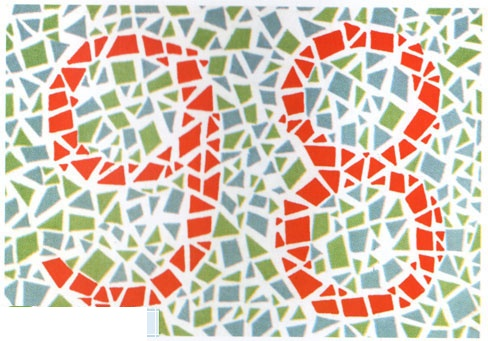
#> input picture downloaded_images/俞自萍第五版/001.jpg, 488 x 341 px
$ python multi_channel_color_detector.py 'downloaded_images/俞自萍第五版/001.jpg'
#> lines starting #> are read from the running program, lines starting #| are printed output that depends on the picture; after the words box and inside, x2 and y2 are one past the last pixel; in counts of white or black regions, pixels touching at a corner belong together
### image_utils.py
#!/usr/bin/env python3
"""
图像处理工具函数
解决中文路径问题和其他常见图像处理需求
"""

import cv2
import numpy as np
from pathlib import Path


def imread_unicode(image_path, flags=cv2.IMREAD_COLOR):
    """
    支持中文路径的图像读取函数

    Args:
        image_path: 图像路径（支持中文）
        flags: 读取标志，默认为彩色图像

    Returns:
        numpy.ndarray: 图像数组，如果读取失败返回None
    """
    try:
        # 转换为Path对象
        path = Path(image_path)

        # 使用numpy读取文件字节
        with open(path, 'rb') as f:
            image_bytes = f.read()

        # 转换为numpy数组
        image_array = np.frombuffer(image_bytes, dtype=np.uint8)

        # 使用cv2.imdecode解码图像
        image = cv2.imdecode(image_array, flags)

        return image

    except Exception as e:
        print(f"读取图像失败 {image_path}: {e}")
        return None


def imwrite_unicode(image_path, image, params=None):
    """
    支持中文路径的图像保存函数

    Args:
        image_path: 保存路径（支持中文）
        image: 图像数组
        params: 编码参数

    Returns:
        bool: 保存是否成功
    """
    try:
        # 转换为Path对象
        path = Path(image_path)

        # 确保目录存在
        path.parent.mkdir(parents=True, exist_ok=True)

        # 获取文件扩展名
        ext = path.suffix.lower()

        # 编码图像
        success, encoded_image = cv2.imencode(ext, image, params)

        if success:
            # 写入文件
            with open(path, 'wb') as f:
                f.write(encoded_image.tobytes())
            return True
        else:
            print(f"图像编码失败: {image_path}")
            return False

    except Exception as e:
        print(f"保存图像失败 {image_path}: {e}")
        return False


# [107 lines left out: functions get_image_info, resize_image_keep_ratio, test_unicode_path, not called in this run]


# [2 lines that do not run on import are left out]

### multi_channel_color_detector.py
#!/usr/bin/env python3
"""
多通道色弱图谱识别程序
功能：分别测试红绿、蓝黄色觉通道，提供更精确的色觉缺陷诊断
支持：
1. 红绿通道测试 (Protan/Deutan deficiency)
2. 蓝黄通道测试 (Tritan deficiency)
3. 综合色觉评估
4. 混淆线分析
"""

import cv2
import numpy as np
import argparse
from pathlib import Path
from enum import Enum
import json
from datetime import datetime
from image_utils import imread_unicode, imwrite_unicode


class ColorChannel(Enum):
    """色觉通道枚举"""
    RED_GREEN = "red_green"
    BLUE_YELLOW = "blue_yellow"
    COMPREHENSIVE = "comprehensive"


class ColorDeficiencyType(Enum):
    """色觉缺陷类型"""
    NORMAL = "normal"
    PROTANOMALY = "protanomaly"      # 红色弱
    PROTANOPIA = "protanopia"        # 红色盲
    DEUTERANOMALY = "deuteranomaly"  # 绿色弱
    DEUTERANOPIA = "deuteranopia"    # 绿色盲
    TRITANOMALY = "tritanomaly"      # 蓝色弱
    TRITANOPIA = "tritanopia"        # 蓝色盲


class MultiChannelColorDetector:
    """多通道色觉检测器"""

    def __init__(self):
        # 色觉混淆线定义 (基于CIE色彩空间)
        self.confusion_lines = {
            'protan': {'slope': 0.747, 'intercept': 0.253},    # 红色盲混淆线
            'deutan': {'slope': 1.4, 'intercept': -0.4},       # 绿色盲混淆线
            'tritan': {'slope': -2.02, 'intercept': 2.52}      # 蓝色盲混淆线
        }

        # 色彩通道HSV范围定义
        self.color_ranges = {
            'red': [(0, 10), (156, 180)],      # 红色 (两个范围)
            'orange': [(10, 25)],              # 橙色
            'yellow': [(25, 35)],              # 黄色
            'yellow_green': [(35, 50)],        # 黄绿色
            'green': [(50, 85)],               # 绿色
            'cyan': [(85, 105)],               # 青色
            'blue': [(105, 130)],              # 蓝色
            'purple': [(130, 156)]             # 紫色
        }

    def get_red_green_channel_mask(self, hsv_image, sensitivity=25):
        """
        获取红绿通道掩码
        主要检测红色和绿色区域，用于Protan/Deutan缺陷检测
        """
        # 红色掩码
        red_mask = np.zeros_like(hsv_image[:, :, 0])
        for h_range in self.color_ranges['red']:
            lower = np.array([h_range[0], sensitivity, 40])
            upper = np.array([h_range[1], 255, 255])
            mask = cv2.inRange(hsv_image, lower, upper)
            red_mask = cv2.bitwise_or(red_mask, mask)

        # 绿色掩码
        green_mask = np.zeros_like(hsv_image[:, :, 0])
        for color in ['yellow_green', 'green']:
            for h_range in self.color_ranges[color]:
                lower = np.array([h_range[0], sensitivity, 40])
                upper = np.array([h_range[1], 255, 255])
                mask = cv2.inRange(hsv_image, lower, upper)
                green_mask = cv2.bitwise_or(green_mask, mask)

        return red_mask, green_mask

    def get_blue_yellow_channel_mask(self, hsv_image, sensitivity=25):
        """
        获取蓝黄通道掩码
        主要检测蓝色和黄色区域，用于Tritan缺陷检测
        """
        # 蓝色掩码
        blue_mask = np.zeros_like(hsv_image[:, :, 0])
        for color in ['cyan', 'blue', 'purple']:
            for h_range in self.color_ranges[color]:
                lower = np.array([h_range[0], sensitivity, 40])
                upper = np.array([h_range[1], 255, 255])
                mask = cv2.inRange(hsv_image, lower, upper)
                blue_mask = cv2.bitwise_or(blue_mask, mask)

        # 黄色掩码
        yellow_mask = np.zeros_like(hsv_image[:, :, 0])
        for color in ['orange', 'yellow']:
            for h_range in self.color_ranges[color]:
                lower = np.array([h_range[0], sensitivity, 40])
                upper = np.array([h_range[1], 255, 255])
                mask = cv2.inRange(hsv_image, lower, upper)
                yellow_mask = cv2.bitwise_or(yellow_mask, mask)

        return blue_mask, yellow_mask

    def analyze_color_distribution(self, hsv_image):
        """
        分析图像中的颜色分布
        返回各颜色通道的像素统计
        """
        # 过滤低饱和度像素
        mask_colorful = cv2.inRange(hsv_image, np.array([0, 20, 40]), np.array([180, 255, 255]))

        color_stats = {}
        total_pixels = np.sum(mask_colorful > 0)

        if total_pixels == 0:
            return color_stats

        # 统计各颜色的像素数
        for color_name, ranges in self.color_ranges.items():
            color_mask = np.zeros_like(hsv_image[:, :, 0])
            for h_range in ranges:
                lower = np.array([h_range[0], 25, 40])
                upper = np.array([h_range[1], 255, 255])
                mask = cv2.inRange(hsv_image, lower, upper)
                color_mask = cv2.bitwise_or(color_mask, mask)

            # 只计算有颜色的区域
            color_pixels = np.sum(cv2.bitwise_and(color_mask, mask_colorful) > 0)
            color_stats[color_name] = {
                'pixels': color_pixels,
                'percentage': (color_pixels / total_pixels) * 100 if total_pixels > 0 else 0
            }

        return color_stats

    def detect_confusion_patterns(self, color_stats):
        """
        基于颜色分布检测混淆模式
        """
        # 红绿通道分析
        red_total = color_stats.get('red', {}).get('pixels', 0) + \
                   color_stats.get('orange', {}).get('pixels', 0)
        green_total = color_stats.get('green', {}).get('pixels', 0) + \
                     color_stats.get('yellow_green', {}).get('pixels', 0)

        # 蓝黄通道分析
        blue_total = color_stats.get('blue', {}).get('pixels', 0) + \
                    color_stats.get('cyan', {}).get('pixels', 0) + \
                    color_stats.get('purple', {}).get('pixels', 0)
        yellow_total = color_stats.get('yellow', {}).get('pixels', 0)

        # 计算通道比例
        rg_total = red_total + green_total
        by_total = blue_total + yellow_total

        results = {
            'red_green_ratio': red_total / rg_total if rg_total > 0 else 0,
            'blue_yellow_ratio': blue_total / by_total if by_total > 0 else 0,
            'dominant_channel': None,
            'minority_colors': []
        }

        # 确定主导通道和少数派颜色
        if rg_total > by_total:
            results['dominant_channel'] = 'red_green'
            if red_total < green_total * 0.3:  # 红色明显少于绿色
                results['minority_colors'].append('red')
            elif green_total < red_total * 0.3:  # 绿色明显少于红色
                results['minority_colors'].append('green')
        else:
            results['dominant_channel'] = 'blue_yellow'
            if blue_total < yellow_total * 0.3:  # 蓝色明显少于黄色
                results['minority_colors'].append('blue')
            elif yellow_total < blue_total * 0.3:  # 黄色明显少于蓝色
                results['minority_colors'].append('yellow')

        return results

    def find_and_mark_regions(self, image, mask, color, label, min_area=100):
        """
        找到并标记颜色区域
        """
        # 形态学操作去噪
        kernel = np.ones((5, 5), np.uint8)
        mask = cv2.morphologyEx(mask, cv2.MORPH_OPEN, kernel)
        mask = cv2.morphologyEx(mask, cv2.MORPH_CLOSE, kernel)

        # 查找连通组件
        num_labels, labels, stats, centroids = cv2.connectedComponentsWithStats(mask, connectivity=8)

        result = image.copy()
        regions_found = 0

        if num_labels > 1:
            # 按面积排序
            areas = stats[1:, cv2.CC_STAT_AREA]
            sorted_indices = np.argsort(areas)[::-1]

            for idx in sorted_indices[:3]:  # 最大的3个区域
                real_idx = idx + 1
                area = stats[real_idx, cv2.CC_STAT_AREA]

                if area > min_area:
                    x = stats[real_idx, cv2.CC_STAT_LEFT]
                    y = stats[real_idx, cv2.CC_STAT_TOP]
                    w = stats[real_idx, cv2.CC_STAT_WIDTH]
                    h = stats[real_idx, cv2.CC_STAT_HEIGHT]

                    # 绘制矩形框
                    cv2.rectangle(result, (x, y), (x + w, y + h), color, 2)

                    # 添加标签
                    cv2.putText(result, f"{label}_{regions_found+1}",
                              (x, y-5), cv2.FONT_HERSHEY_SIMPLEX, 0.5, color, 1)

                    regions_found += 1

        return result, regions_found

    def test_red_green_channel(self, image_path, output_path=None, min_area=100):
        """
        红绿通道测试
        """
        print("\n=== 红绿通道测试 ===")

        # 读取图像
        image = imread_unicode(str(image_path))
        if image is None:
            raise ValueError(f"无法读取图像: {image_path}")

        hsv = cv2.cvtColor(image, cv2.COLOR_BGR2HSV)

        # 获取红绿通道掩码
        red_mask, green_mask = self.get_red_green_channel_mask(hsv)

        # 计算像素统计
        red_pixels = np.sum(red_mask > 0)
        green_pixels = np.sum(green_mask > 0)
        total_rg = red_pixels + green_pixels

        print(f"红色像素: {red_pixels} ({red_pixels/total_rg*100:.1f}%)" if total_rg > 0 else "红色像素: 0")
        print(f"绿色像素: {green_pixels} ({green_pixels/total_rg*100:.1f}%)" if total_rg > 0 else "绿色像素: 0")

        # 标记区域
        result = image.copy()

        # 标记红色区域
        result, red_count = self.find_and_mark_regions(result, red_mask, (0, 0, 255), "RED", min_area)

        # 标记绿色区域
        result, green_count = self.find_and_mark_regions(result, green_mask, (0, 255, 0), "GREEN", min_area)

        # 添加测试信息
        cv2.putText(result, "Red-Green Channel Test", (10, 30),
                   cv2.FONT_HERSHEY_SIMPLEX, 0.8, (255, 255, 255), 2)
        cv2.putText(result, f"Red regions: {red_count} | Green regions: {green_count}",
                   (10, 60), cv2.FONT_HERSHEY_SIMPLEX, 0.6, (255, 255, 255), 2)

        if total_rg > 0:
            cv2.putText(result, f"Red: {red_pixels/total_rg*100:.1f}% | Green: {green_pixels/total_rg*100:.1f}%",
                       (10, 90), cv2.FONT_HERSHEY_SIMPLEX, 0.6, (255, 255, 255), 2)

        # 保存结果
        if output_path:
            # 确保输出路径有正确的扩展名
            if not output_path.suffix:
                rg_output = output_path.parent / f"{output_path.name}_red_green.jpg"
            else:
                rg_output = output_path.parent / f"{output_path.stem}_red_green{output_path.suffix}"
            imwrite_unicode(str(rg_output), result)
            print(f"红绿通道测试结果已保存到: {rg_output}")

        return result, {
            'red_pixels': red_pixels,
            'green_pixels': green_pixels,
            'red_regions': red_count,
            'green_regions': green_count,
            'red_ratio': red_pixels/total_rg if total_rg > 0 else 0,
            'green_ratio': green_pixels/total_rg if total_rg > 0 else 0
        }

    def test_blue_yellow_channel(self, image_path, output_path=None, min_area=100):
        """
        蓝黄通道测试
        """
        print("\n=== 蓝黄通道测试 ===")

        # 读取图像
        image = imread_unicode(str(image_path))
        if image is None:
            raise ValueError(f"无法读取图像: {image_path}")

        hsv = cv2.cvtColor(image, cv2.COLOR_BGR2HSV)

        # 获取蓝黄通道掩码
        blue_mask, yellow_mask = self.get_blue_yellow_channel_mask(hsv)

        # 计算像素统计
        blue_pixels = np.sum(blue_mask > 0)
        yellow_pixels = np.sum(yellow_mask > 0)
        total_by = blue_pixels + yellow_pixels

        print(f"蓝色像素: {blue_pixels} ({blue_pixels/total_by*100:.1f}%)" if total_by > 0 else "蓝色像素: 0")
        print(f"黄色像素: {yellow_pixels} ({yellow_pixels/total_by*100:.1f}%)" if total_by > 0 else "黄色像素: 0")

        # 标记区域
        result = image.copy()

        # 标记蓝色区域
        result, blue_count = self.find_and_mark_regions(result, blue_mask, (255, 0, 0), "BLUE", min_area)

        # 标记黄色区域
        result, yellow_count = self.find_and_mark_regions(result, yellow_mask, (0, 255, 255), "YELLOW", min_area)

        # 添加测试信息
        cv2.putText(result, "Blue-Yellow Channel Test", (10, 30),
                   cv2.FONT_HERSHEY_SIMPLEX, 0.8, (255, 255, 255), 2)
        cv2.putText(result, f"Blue regions: {blue_count} | Yellow regions: {yellow_count}",
                   (10, 60), cv2.FONT_HERSHEY_SIMPLEX, 0.6, (255, 255, 255), 2)

        if total_by > 0:
            cv2.putText(result, f"Blue: {blue_pixels/total_by*100:.1f}% | Yellow: {yellow_pixels/total_by*100:.1f}%",
                       (10, 90), cv2.FONT_HERSHEY_SIMPLEX, 0.6, (255, 255, 255), 2)

        # 保存结果
        if output_path:
            # 确保输出路径有正确的扩展名
            if not output_path.suffix:
                by_output = output_path.parent / f"{output_path.name}_blue_yellow.jpg"
            else:
                by_output = output_path.parent / f"{output_path.stem}_blue_yellow{output_path.suffix}"
            imwrite_unicode(str(by_output), result)
            print(f"蓝黄通道测试结果已保存到: {by_output}")

        return result, {
            'blue_pixels': blue_pixels,
            'yellow_pixels': yellow_pixels,
            'blue_regions': blue_count,
            'yellow_regions': yellow_count,
            'blue_ratio': blue_pixels/total_by if total_by > 0 else 0,
            'yellow_ratio': yellow_pixels/total_by if total_by > 0 else 0
        }

    def comprehensive_test(self, image_path, output_path=None, min_area=100):
        """
        综合色觉测试
        """
        print("\n=== 综合色觉测试 ===")

        # 读取图像
        image = imread_unicode(str(image_path))
        if image is None:
            raise ValueError(f"无法读取图像: {image_path}")

        hsv = cv2.cvtColor(image, cv2.COLOR_BGR2HSV)

        # 分析颜色分布
        color_stats = self.analyze_color_distribution(hsv)

        # 检测混淆模式
        confusion_analysis = self.detect_confusion_patterns(color_stats)

        # 创建综合结果图像
        result = image.copy()

        # 根据分析结果标记少数派颜色
        y_offset = 30
        cv2.putText(result, "Comprehensive Color Vision Test", (10, y_offset),
                   cv2.FONT_HERSHEY_SIMPLEX, 0.8, (255, 255, 255), 2)
        y_offset += 30

        # 显示颜色统计
        for color_name, stats in color_stats.items():
            if stats['percentage'] > 1.0:  # 只显示占比超过1%的颜色
                cv2.putText(result, f"{color_name}: {stats['percentage']:.1f}%",
                           (10, y_offset), cv2.FONT_HERSHEY_SIMPLEX, 0.5, (255, 255, 255), 1)
                y_offset += 20

        # 显示主导通道
        cv2.putText(result, f"Dominant: {confusion_analysis['dominant_channel']}",
                   (10, y_offset), cv2.FONT_HERSHEY_SIMPLEX, 0.6, (0, 255, 0), 2)
        y_offset += 25

        # 显示少数派颜色
        if confusion_analysis['minority_colors']:
            minority_text = "Minority: " + ", ".join(confusion_analysis['minority_colors'])
            cv2.putText(result, minority_text, (10, y_offset),
                       cv2.FONT_HERSHEY_SIMPLEX, 0.6, (0, 0, 255), 2)

        # 标记少数派颜色区域
        for minority_color in confusion_analysis['minority_colors']:
            if minority_color in ['red', 'orange']:
                red_mask, _ = self.get_red_green_channel_mask(hsv)
                result, _ = self.find_and_mark_regions(result, red_mask, (0, 0, 255), "MINORITY", min_area)
            elif minority_color in ['green', 'yellow_green']:
                _, green_mask = self.get_red_green_channel_mask(hsv)
                result, _ = self.find_and_mark_regions(result, green_mask, (0, 255, 0), "MINORITY", min_area)
            elif minority_color in ['blue', 'cyan', 'purple']:
                blue_mask, _ = self.get_blue_yellow_channel_mask(hsv)
                result, _ = self.find_and_mark_regions(result, blue_mask, (255, 0, 0), "MINORITY", min_area)
            elif minority_color == 'yellow':
                _, yellow_mask = self.get_blue_yellow_channel_mask(hsv)
                result, _ = self.find_and_mark_regions(result, yellow_mask, (0, 255, 255), "MINORITY", min_area)

        # 保存结果
        if output_path:
            # 确保输出路径有正确的扩展名
            if not output_path.suffix:
                comp_output = output_path.parent / f"{output_path.name}_comprehensive.jpg"
            else:
                comp_output = output_path.parent / f"{output_path.stem}_comprehensive{output_path.suffix}"
            imwrite_unicode(str(comp_output), result)
            print(f"综合测试结果已保存到: {comp_output}")

        return result, {
            'color_stats': color_stats,
            'confusion_analysis': confusion_analysis
        }

    # [82 lines left out: functions generate_report, diagnose_color_vision, not called in this run]


def main():
    parser = argparse.ArgumentParser(description="多通道色弱图谱识别程序")
    parser.add_argument("image", help="输入图像路径")
    parser.add_argument("-o", "--output", help="输出图像路径（默认为原文件名_result）")
    parser.add_argument("--channel", choices=['red_green', 'blue_yellow', 'comprehensive', 'all'],
                        default='all', help="测试通道选择")
    parser.add_argument("--min-area", type=int, default=100,
                        help="最小色块面积（像素），默认100")
    parser.add_argument("--show", action="store_true", help="显示结果窗口")
    parser.add_argument("--report", action="store_true", help="生成JSON测试报告")

    args = parser.parse_args()

    image_path = Path(args.image)
    if not image_path.exists():
        print(f"错误：文件不存在: {image_path}")
        return 1

    # 生成输出路径
    if args.output:
        output_path = Path(args.output)
    else:
        output_path = image_path.parent / f"{image_path.stem}_multichannel{image_path.suffix}"

    try:
        detector = MultiChannelColorDetector()

        results = {}

        # 执行测试
        if args.channel in ['red_green', 'all']:
            rg_result, rg_data = detector.test_red_green_channel(image_path, output_path, args.min_area)
#> in imread_unicode, image is the input picture: shape (341, 488, 3); mean B, G, R 183.7, 198, 212.9
#> the loop in get_red_green_channel_mask, `for h_range in self.color_ranges['red']:` made 2 passes
#> pass 1, in get_red_green_channel_mask, `mask = cv2.inRange(hsv_image, lower, upper)`:
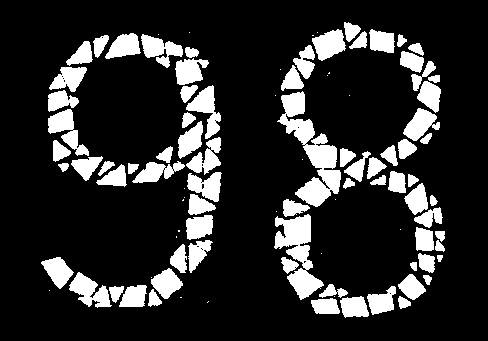
#> mask: shape (341, 488); 17.5% white; 100 white regions (24 under 20 px), largest, box (x1, y1, x2, y2) and area: (277, 91, 341, 207) 2795, (274, 214, 324, 300) 1913, (48, 109, 89, 156) 806
#> pass 2, in get_red_green_channel_mask, `mask = cv2.inRange(hsv_image, lower, upper)`:
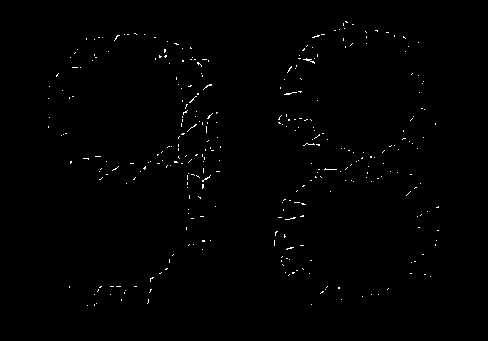
#> mask: shape (341, 488); 0.58% white in thin lines or dots, all inside (x1, y1, x2, y2) = (48, 21, 439, 306)
#> pass 2, in get_red_green_channel_mask, `red_mask = cv2.bitwise_or(red_mask, mask)`:
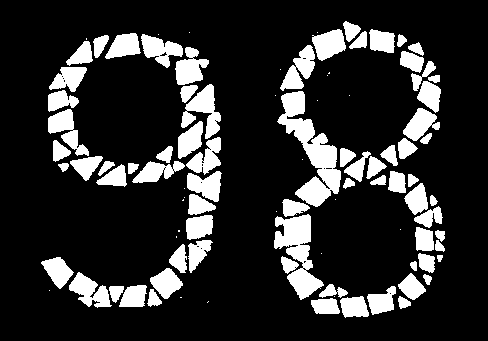
#> red_mask: shape (341, 488); 18.1% white; 97 white regions (24 under 20 px), largest, box (x1, y1, x2, y2) and area: (277, 91, 341, 207) 2914, (274, 214, 324, 300) 1983, (181, 84, 221, 139) 995
#> after the loop in get_red_green_channel_mask, `for color in ['yellow_green', 'green']:`:
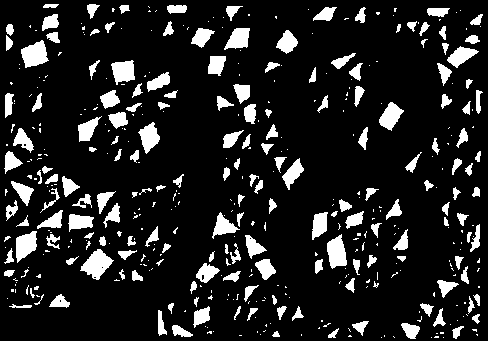
#> green_mask: shape (341, 488); 13.3% white; 445 white regions (270 under 20 px), largest, box (x1, y1, x2, y2) and area: (80, 249, 114, 280) 550, (21, 40, 49, 68) 508, (327, 234, 347, 269) 478
#> in test_red_green_channel, `red_pixels = np.sum(red_mask > 0)`: red_pixels = 30157
#> in test_red_green_channel, `green_pixels = np.sum(green_mask > 0)`: green_pixels = 22107
#> in test_red_green_channel, `total_rg = red_pixels + green_pixels`: total_rg = 52264
#| 红色像素: 30157 (57.7%)
#| 绿色像素: 22107 (42.3%)
#> in find_and_mark_regions, `mask = cv2.morphologyEx(mask, cv2.MORPH_OPEN, kernel)`:
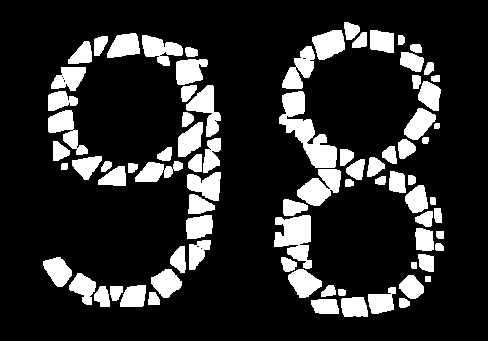
#> mask: shape (341, 488); 17.2% white; 82 white regions, largest, box (x1, y1, x2, y2) and area: (279, 91, 337, 168) 1849, (274, 215, 312, 269) 1282, (297, 169, 341, 206) 999
#> (the rest of the program and of its run is left out)
